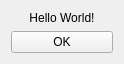
<ui version="4.0">
    <author></author>
    <comment>
        <!--
            Copyright Felix E. Klee, 2003
            Distributed under the Boost Software License, Version 1.0.
            (See accompanying file LICENSE_1_0.txt
            or copy at http://www.boost.org/LICENSE_1_0.txt)
        -->
    </comment>
    <exportmacro></exportmacro>
    <class>HelloWorldWidget</class>
    <widget name="HelloWorldWidget" class="QWidget">
        <property name="geometry">
            <rect>
                <x>0</x>
                <y>0</y>
                <width>124</width>
                <height>63</height>
            </rect>
        </property>
        <property name="windowTitle">
            <string>Hello World!</string>
        </property>
        <layout class="QVBoxLayout">
            <property name="margin">
                <number>11</number>
            </property>
            <property name="spacing">
                <number>6</number>
            </property>
            <item>
                <widget name="TextLabel2" class="QLabel">
                    <property name="text">
                        <string>Hello World!</string>
                    </property>
                    <property name="alignment">
                        <set>Qt::AlignCenter</set>
                    </property>
                </widget>
            </item>
            <item>
                <widget name="OkButton" class="QPushButton">
                    <property name="text">
                        <string>OK</string>
                    </property>
                </widget>
            </item>
        </layout>
    </widget>
    <layoutdefault margin="11" spacing="6" />
    <pixmapfunction>qPixmapFromMimeSource</pixmapfunction>
    <resources />
    <connections />
</ui>
